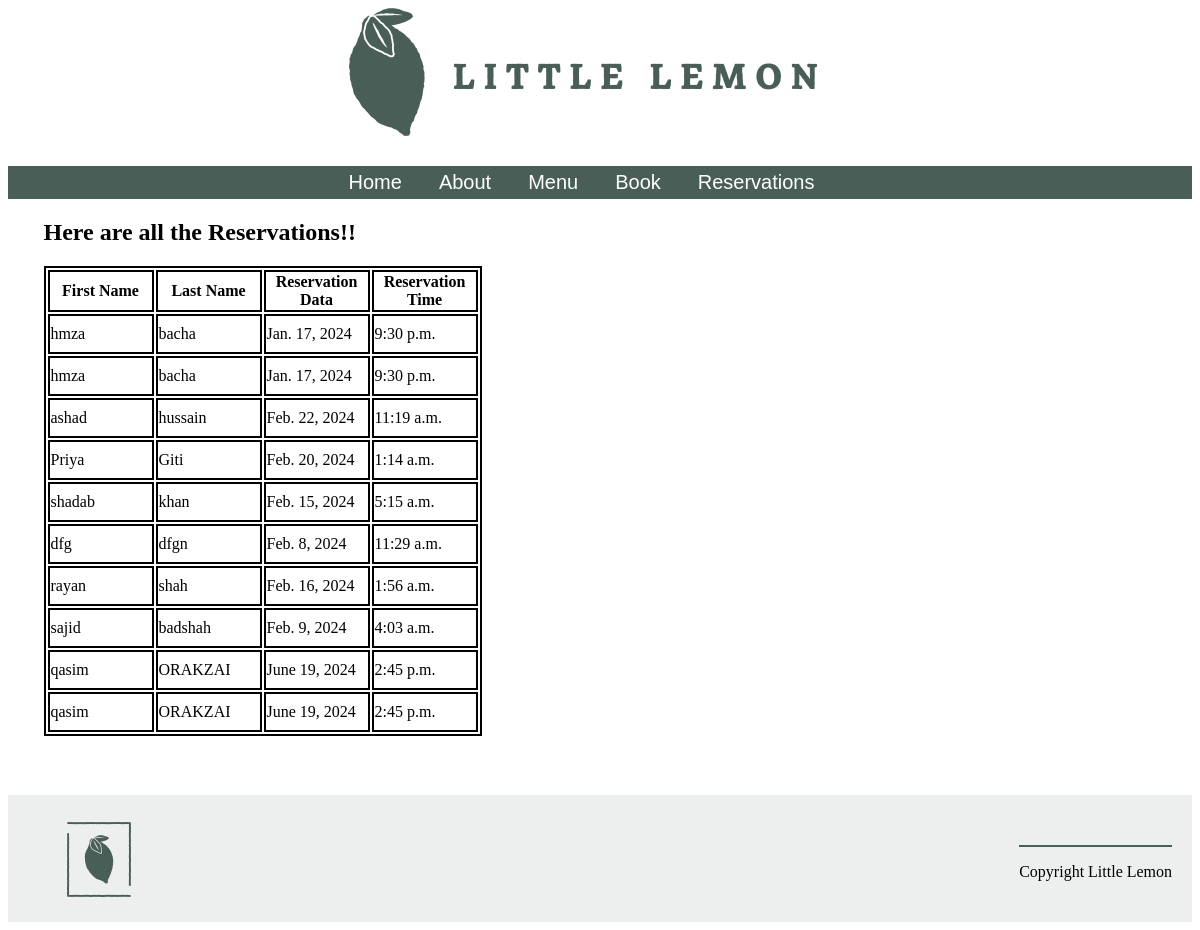
/reservations/, run on the app's committed database.
### myapp/models.py (models this page shows, shortened)
class BookingModel(models.Model):
    first_name=models.CharField(max_length=50)
    last_name=models.CharField(max_length=50)
    reservation_date=models.DateField()
    reservation_time=models.TimeField()

### myapp/views.py (the view)
# urls.py: path("reservations/",views.reservations,name='reservations'),
def reservations(request):
    data = BookingModel.objects.all()
    return render(request,"reservations.html",{'data':data})

### myapp/templates/reservations.html (shortened to what this page needs)
<body>
    <header>
        <div id="head_logo">
            <img src="../static/img/logo.png" alt="logo">
        </div>
        <nav id="nav">
            <a href="">Home</a>
            <a href="">About</a>
            <a href="">Menu</a>
            <a href="{%url 'booking'%}">Book</a>
            <a href="{%url 'reservations'%}">Reservations</a>
        </nav>
    </header>
    <div id="main">
        <h2>Here are all the Reservations!!</h2>
        <table>
            <tr>
                <th>First Name</th>
                <th>Last Name</th>
                <th>Reservation Data</th>
                <th>Reservation Time</th>
            </tr>
            {% for x in data %}
            <tr>
                <td>{{x.first_name}}</td>
                <td>{{x.last_name}}</td>
                <td>{{x.reservation_date}}</td>
                <td>{{x.reservation_time}}</td>
            </tr>
            {% endfor %}
        </table>
    </div>
    <footer>
         <div id="footer">
            <img id="foot-logo" src="../static/img/logo_footer.png">
            <div id="copyright-line">
                <div id="line"></div>
            <p id="copyright">Copyright Little Lemon</p>
            </div>
         </div>
    </footer>
</body>

### myapp/templates/reservations.html (style rules this page uses)
a { margin-right: 37px; color: white; text-decoration: none; }
#nav { background-color: #495E57; justify-content: center; display: flex; font-size: 20px; font-family: arial; margin-top: 30px; padding: 5px; }
#head_logo { justify-content: center; display: grid; margin-right: 35px; }
#main { margin-left: 3%; }
td,th { height:40px ; width: 100px; }
table,td,th { border: 2px solid black; }
#footer { margin-top: 5%; display:flex; background-color: #edefee; padding-top: 20px; padding-bottom: 25px; }
#foot-logo { margin-top: auto; margin-left: 5%; }
#line { border-bottom: 2px solid #495E57; padding-right: 20px; }
#copyright-line { margin-left: 75%; margin-top: 30px; }

### data on the page
BookingModel: first_name "hmza", last_name "bacha", reservation_date "Jan. 17, 2024", reservation_time "9:30 p.m."
BookingModel: first_name "hmza", last_name "bacha", reservation_date "Jan. 17, 2024", reservation_time "9:30 p.m."
BookingModel: first_name "ashad", last_name "hussain", reservation_date "Feb. 22, 2024", reservation_time "11:19 a.m."
BookingModel: first_name "Priya", last_name "Giti", reservation_date "Feb. 20, 2024", reservation_time "1:14 a.m."
BookingModel: first_name "shadab", last_name "khan", reservation_date "Feb. 15, 2024", reservation_time "5:15 a.m."
BookingModel: first_name "dfg", last_name "dfgn", reservation_date "Feb. 8, 2024", reservation_time "11:29 a.m."
BookingModel: first_name "rayan", last_name "shah", reservation_date "Feb. 16, 2024", reservation_time "1:56 a.m."
BookingModel: first_name "sajid", last_name "badshah", reservation_date "Feb. 9, 2024", reservation_time "4:03 a.m."
BookingModel: first_name "qasim", last_name "ORAKZAI", reservation_date "June 19, 2024", reservation_time "2:45 p.m."
BookingModel: first_name "qasim", last_name "ORAKZAI", reservation_date "June 19, 2024", reservation_time "2:45 p.m."
